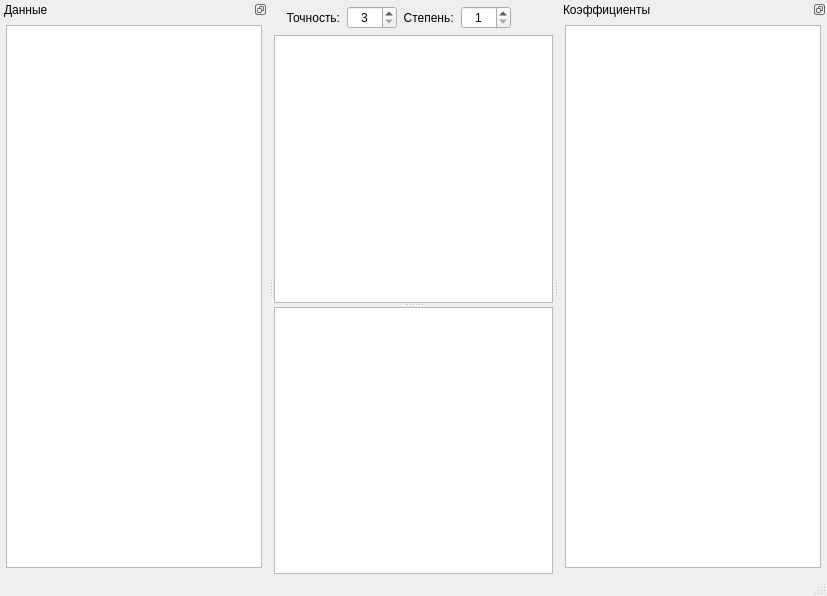
<?xml version="1.0" encoding="UTF-8"?>
<ui version="4.0">
 <class>MainWindow</class>
 <widget class="QMainWindow" name="MainWindow">
  <property name="geometry">
   <rect>
    <x>0</x>
    <y>0</y>
    <width>827</width>
    <height>596</height>
   </rect>
  </property>
  <property name="windowTitle">
   <string>MainWindow</string>
  </property>
  <widget class="QWidget" name="centralwidget">
   <layout class="QVBoxLayout" name="verticalLayout">
    <property name="spacing">
     <number>0</number>
    </property>
    <property name="leftMargin">
     <number>0</number>
    </property>
    <property name="topMargin">
     <number>0</number>
    </property>
    <property name="rightMargin">
     <number>0</number>
    </property>
    <property name="bottomMargin">
     <number>0</number>
    </property>
    <item>
     <layout class="QHBoxLayout" name="horizontalLayout" stretch="0,0,0,0,0">
      <property name="leftMargin">
       <number>6</number>
      </property>
      <property name="topMargin">
       <number>6</number>
      </property>
      <property name="rightMargin">
       <number>6</number>
      </property>
      <property name="bottomMargin">
       <number>6</number>
      </property>
      <item>
       <widget class="QLabel" name="label">
        <property name="text">
         <string>  Точность:  </string>
        </property>
       </widget>
      </item>
      <item>
       <widget class="QSpinBox" name="sbxPrec">
        <property name="minimumSize">
         <size>
          <width>50</width>
          <height>0</height>
         </size>
        </property>
        <property name="alignment">
         <set>Qt::AlignCenter</set>
        </property>
        <property name="minimum">
         <number>3</number>
        </property>
        <property name="maximum">
         <number>12</number>
        </property>
       </widget>
      </item>
      <item>
       <widget class="QLabel" name="label_2">
        <property name="text">
         <string>  Степень:  </string>
        </property>
       </widget>
      </item>
      <item>
       <widget class="QSpinBox" name="sbxDeg">
        <property name="minimumSize">
         <size>
          <width>50</width>
          <height>0</height>
         </size>
        </property>
        <property name="alignment">
         <set>Qt::AlignCenter</set>
        </property>
        <property name="minimum">
         <number>1</number>
        </property>
        <property name="maximum">
         <number>32</number>
        </property>
       </widget>
      </item>
      <item>
       <spacer name="horizontalSpacer">
        <property name="orientation">
         <enum>Qt::Horizontal</enum>
        </property>
        <property name="sizeType">
         <enum>QSizePolicy::Expanding</enum>
        </property>
        <property name="sizeHint" stdset="0">
         <size>
          <width>40</width>
          <height>20</height>
         </size>
        </property>
       </spacer>
      </item>
     </layout>
    </item>
    <item>
     <widget class="QSplitter" name="splitter">
      <property name="orientation">
       <enum>Qt::Vertical</enum>
      </property>
      <widget class="ChartView" name="gvData"/>
      <widget class="ChartView" name="gvDelta"/>
     </widget>
    </item>
   </layout>
  </widget>
  <widget class="QMenuBar" name="menubar">
   <property name="geometry">
    <rect>
     <x>0</x>
     <y>0</y>
     <width>827</width>
     <height>20</height>
    </rect>
   </property>
  </widget>
  <widget class="QStatusBar" name="statusbar"/>
  <widget class="QDockWidget" name="dockWidget">
   <property name="features">
    <set>QDockWidget::DockWidgetFloatable|QDockWidget::DockWidgetMovable</set>
   </property>
   <property name="windowTitle">
    <string>Данные</string>
   </property>
   <attribute name="dockWidgetArea">
    <number>1</number>
   </attribute>
   <widget class="QWidget" name="dockWidgetContents">
    <layout class="QVBoxLayout" name="verticalLayout_4">
     <property name="leftMargin">
      <number>6</number>
     </property>
     <property name="topMargin">
      <number>6</number>
     </property>
     <property name="rightMargin">
      <number>6</number>
     </property>
     <property name="bottomMargin">
      <number>6</number>
     </property>
     <item>
      <widget class="QTableView" name="tableView"/>
     </item>
    </layout>
   </widget>
  </widget>
  <widget class="QDockWidget" name="dockWidget_2">
   <property name="features">
    <set>QDockWidget::DockWidgetFloatable|QDockWidget::DockWidgetMovable</set>
   </property>
   <property name="windowTitle">
    <string>Коэффициенты </string>
   </property>
   <attribute name="dockWidgetArea">
    <number>2</number>
   </attribute>
   <widget class="QWidget" name="dockWidgetContents_2">
    <layout class="QVBoxLayout" name="verticalLayout_3">
     <property name="leftMargin">
      <number>6</number>
     </property>
     <property name="topMargin">
      <number>6</number>
     </property>
     <property name="rightMargin">
      <number>6</number>
     </property>
     <property name="bottomMargin">
      <number>6</number>
     </property>
     <item>
      <widget class="QTableView" name="tableView_2"/>
     </item>
    </layout>
   </widget>
  </widget>
 </widget>
 <customwidgets>
  <customwidget>
   <class>ChartView</class>
   <extends>QGraphicsView</extends>
   <header>view.h</header>
  </customwidget>
 </customwidgets>
 <resources/>
 <connections/>
</ui>
